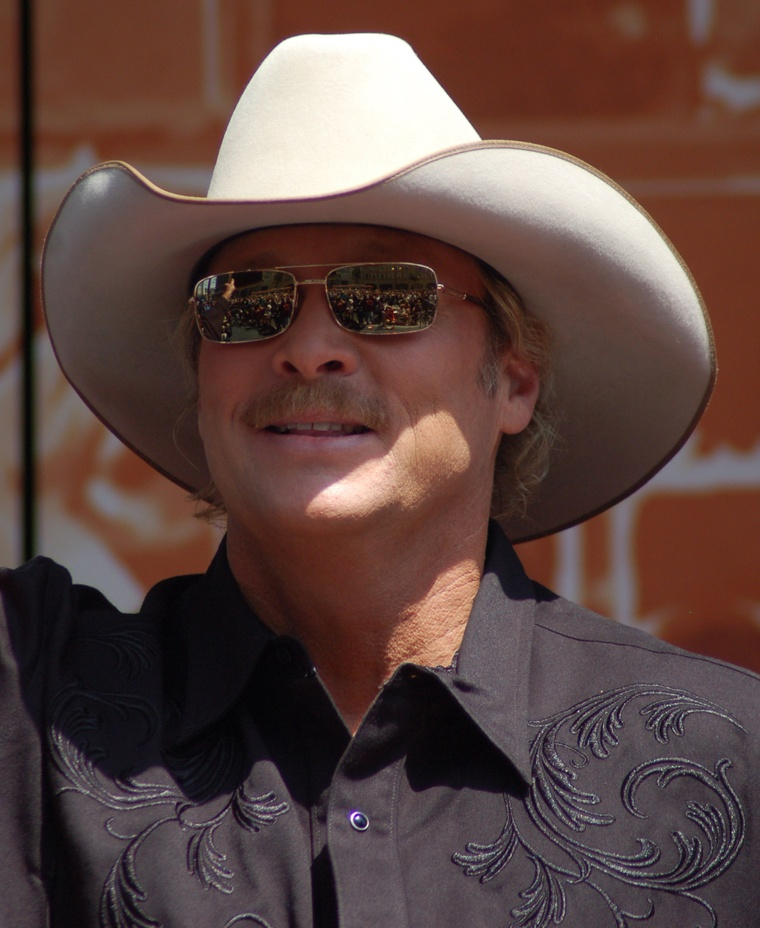
#> input picture app/src/assets/imagens/Alan Jackson.jpeg, 760 x 928 px, shrunk from 1861 x 2271 before the run; its folder holds 4 pictures in this run
$ python square_tudo.py
#> lines starting #> are read from the running program, lines starting #| are printed output that depends on the picture
from PIL import Image
import os


for file in os.scandir('imagens'):

    image = Image.open('imagens/' + file.name)
#> image is the input picture: PIL image 760x928 RGB; mean R, G, B 93.1, 69.4, 64.7
    (x,y) = image.size
#> x = 760; y = 928

    tam = min(x,y)
#> tam = 760

    new_image = image

    if y != tam:
        new_image = image.crop((0, 0, x, tam))
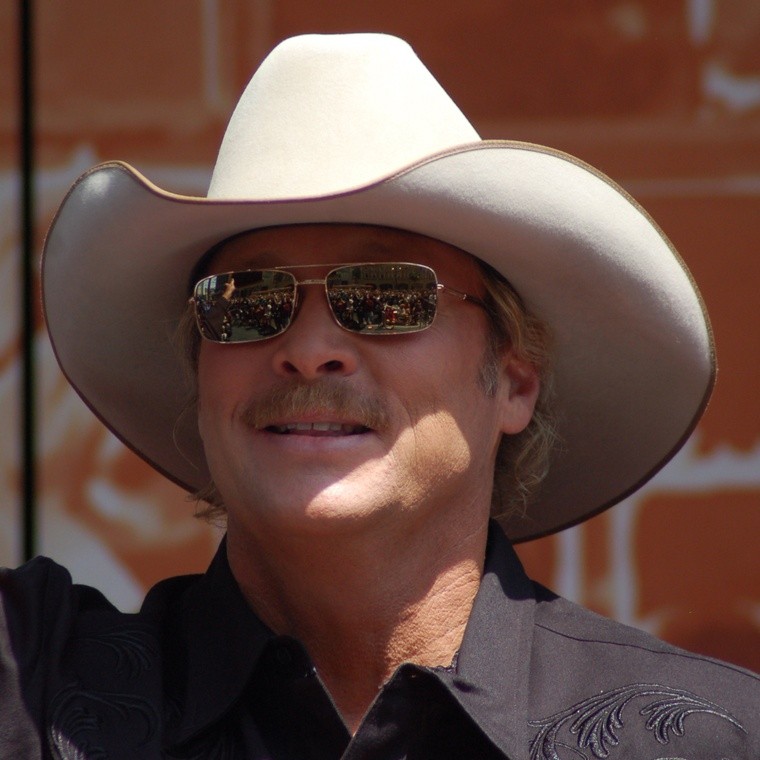
#> new_image: PIL image 760x760 RGB; mean R, G, B 98.6, 71.6, 64.3
    if x != tam:
        cortar = (x-y)/2
        new_image = image.crop((cortar, 0, (x-cortar), y))

    print(file.name)
    new_image.save(file.name)
